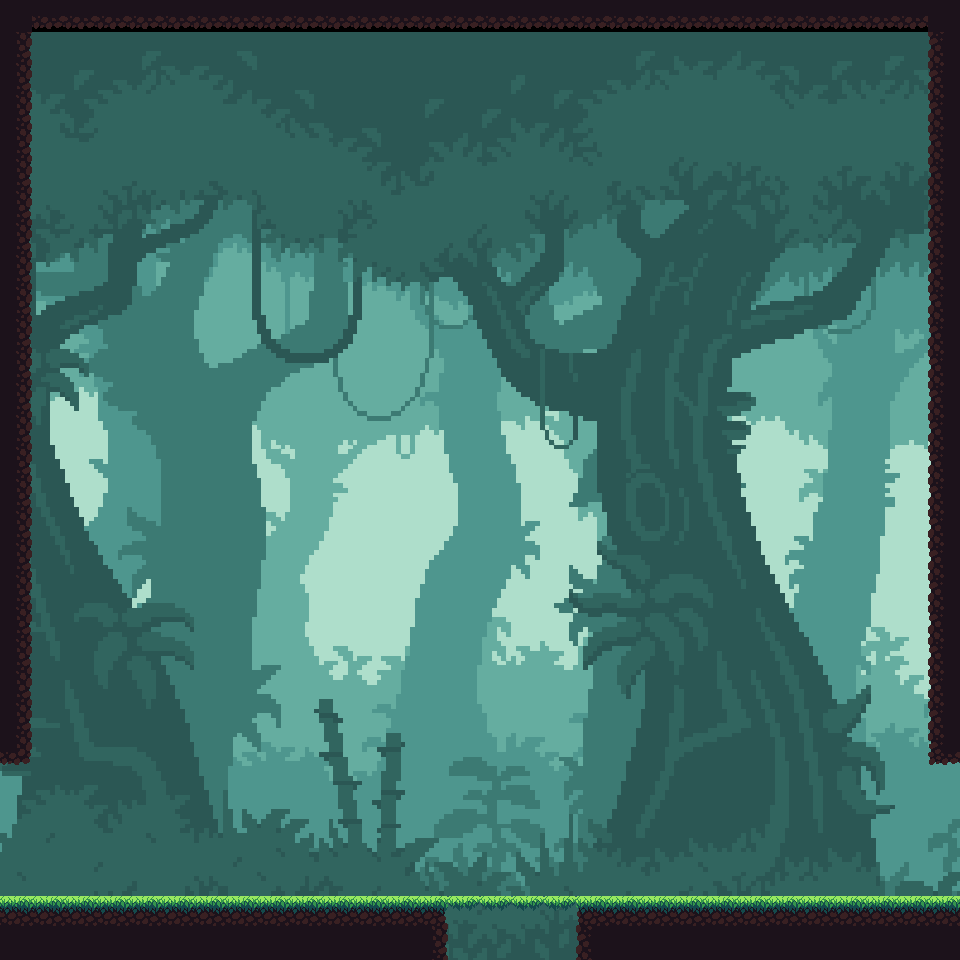

The image is a tile-based game level rendered from a .tmx file. Its description and complete source (layers, tilesets, objects, tile grids) follow:
An orthogonal 30x30 tile map with 32x32 px tiles, 1 tile layer (Tile Layer 1), 3 tilesets, 1 image layer and 17 objects (7x wall, portal_e, portal_w, portal_s, platform, ...).

<map version="1.2" tiledversion="1.3.2" orientation="orthogonal" renderorder="right-down" compressionlevel="0" width="30" height="30" tilewidth="32" tileheight="32" infinite="0" nextlayerid="4" nextobjectid="19">
 <tileset firstgid="1" source="temp_portal.tsx" />
 <tileset firstgid="2" source="tileset_1.tsx" />
 <tileset firstgid="44" source="backdrop_forest.tsx" />
 <imagelayer id="3" name="Image Layer 1" offsetx="-96" offsety="32">
  <image source="../sprites/c0_hep.png" width="1845" height="1034" />
 </imagelayer>
 <layer id="1" name="Tile Layer 1" width="30" height="30">
  <data encoding="csv">
10,17,17,17,17,17,17,17,17,17,17,17,17,17,17,17,17,17,17,17,17,17,17,17,17,17,17,17,17,10,
11,0,0,0,0,0,0,0,0,0,0,0,0,0,0,0,0,0,0,0,0,0,0,0,0,0,0,0,0,9,
11,0,0,0,0,0,0,0,0,0,0,0,0,0,0,0,0,0,0,0,0,0,0,0,0,0,0,0,0,9,
11,0,0,0,0,0,0,0,0,0,0,0,0,0,0,0,0,0,0,0,0,0,0,0,0,0,0,0,0,9,
11,0,0,0,0,0,0,0,0,0,0,0,0,0,0,0,0,0,0,0,0,0,0,0,0,0,0,0,0,9,
11,0,0,0,0,0,0,0,0,0,0,0,0,0,0,0,0,0,0,0,0,0,0,0,0,0,0,0,0,9,
11,0,0,0,0,0,0,0,0,0,0,0,0,0,0,0,0,0,0,0,0,0,0,0,0,0,0,0,0,9,
11,0,0,0,0,0,0,0,0,0,0,0,0,0,0,0,0,0,0,0,0,0,0,0,0,0,0,0,0,9,
11,0,0,0,0,0,0,0,0,0,0,0,0,0,0,0,0,0,0,0,0,0,0,0,0,0,0,0,0,9,
11,0,0,0,0,0,0,0,0,0,0,0,0,0,0,0,0,0,0,0,0,0,0,0,0,0,0,0,0,9,
11,0,0,0,0,0,0,0,0,0,0,0,0,0,0,0,0,0,0,0,0,0,0,0,0,0,0,0,0,9,
11,0,0,0,0,0,0,0,0,0,0,0,0,0,0,0,0,0,0,0,0,0,0,0,0,0,0,0,0,9,
11,0,0,0,0,0,0,0,0,0,0,0,0,0,0,0,0,0,0,0,0,0,0,0,0,0,0,0,0,9,
11,0,0,0,0,0,0,0,0,0,0,0,0,0,0,0,0,0,0,0,0,0,0,0,0,0,0,0,0,9,
11,0,0,0,0,0,0,0,0,0,0,0,0,0,0,0,0,0,0,0,0,0,0,0,0,0,0,0,0,9,
11,0,0,0,0,0,0,0,0,0,0,0,0,0,0,0,0,0,0,0,0,0,0,0,0,0,0,0,0,9,
11,0,0,0,0,0,0,0,0,0,0,0,0,0,0,0,0,0,0,0,0,0,0,0,0,0,0,0,0,9,
11,0,0,0,0,0,0,0,0,0,0,0,0,0,0,0,0,0,0,0,0,0,0,0,0,0,0,0,0,9,
11,0,0,0,0,0,0,0,0,0,0,0,0,0,0,0,0,0,0,0,0,0,0,0,0,0,0,0,0,9,
11,0,0,0,0,0,0,0,0,0,0,0,0,0,0,0,0,0,0,0,0,0,0,0,0,0,0,0,0,9,
11,0,0,0,0,0,0,0,0,0,0,0,0,0,0,0,0,0,0,0,0,0,0,0,0,0,0,0,0,9,
11,0,0,0,0,0,0,0,0,0,0,0,0,0,0,0,0,0,0,0,0,0,0,0,0,0,0,0,0,9,
11,0,0,0,0,0,0,0,0,0,0,0,0,0,0,0,0,0,0,0,0,0,0,0,0,0,0,0,0,9,
18,0,0,0,0,0,0,0,0,0,0,0,0,0,0,0,0,0,0,0,0,0,0,0,0,0,0,0,0,16,
0,0,0,0,0,0,0,0,0,0,0,0,0,0,0,0,0,0,0,0,0,0,0,0,0,0,0,0,0,0,
0,0,0,0,0,0,0,0,0,0,0,0,0,0,0,0,0,0,0,0,0,0,0,0,0,0,0,0,0,0,
0,0,0,0,0,0,0,0,0,0,0,0,0,0,0,0,0,0,0,0,0,0,0,0,0,0,0,0,0,0,
0,0,0,0,0,0,0,0,0,0,0,0,0,0,0,0,0,0,0,0,0,0,0,0,0,0,0,0,0,0,
3,3,3,3,3,3,3,3,3,3,3,3,3,4,22,22,22,22,2,3,3,3,3,3,3,3,3,3,3,3,
10,10,10,10,10,10,10,10,10,10,10,10,10,11,0,0,0,0,9,10,10,10,10,10,10,10,10,10,10,10
</data>
 </layer>
 <objectgroup id="2" name="Object Layer 1">
  <object id="1" name="wall" x="576" y="896" width="384" height="32" />
  <object id="2" name="wall" x="0" y="0" width="32" height="768" />
  <object id="3" name="wall" x="32" y="0" width="928" height="32" />
  <object id="4" name="wall" x="928" y="0" width="32" height="768" />
  <object id="5" name="portal_e" x="928" y="768" width="32" height="128" />
  <object id="7" name="portal_w" x="0" y="768" width="32" height="128" />
  <object id="8" name="wall" x="576" y="928" width="32" height="32" />
  <object id="9" name="wall" x="416" y="928" width="32" height="32" />
  <object id="10" name="portal_s" x="448" y="928" width="128" height="32" />
  <object id="11" name="wall" x="0" y="896" width="448" height="32" />
  <object id="12" x="224" y="1056" />
  <object id="13" name="platform" x="448" y="896" width="128" height="32" />
  <object id="14" x="224" y="1056" />
  <object id="15" name="p_w" x="64" y="864" width="32" height="32" />
  <object id="16" name="p_s" x="512" y="864" width="32" height="32" />
  <object id="17" name="p_e" x="864" y="864" width="32" height="32" />
  <object id="18" name="p_d" x="416" y="256" width="32" height="32" />
 </objectgroup>
</map>
